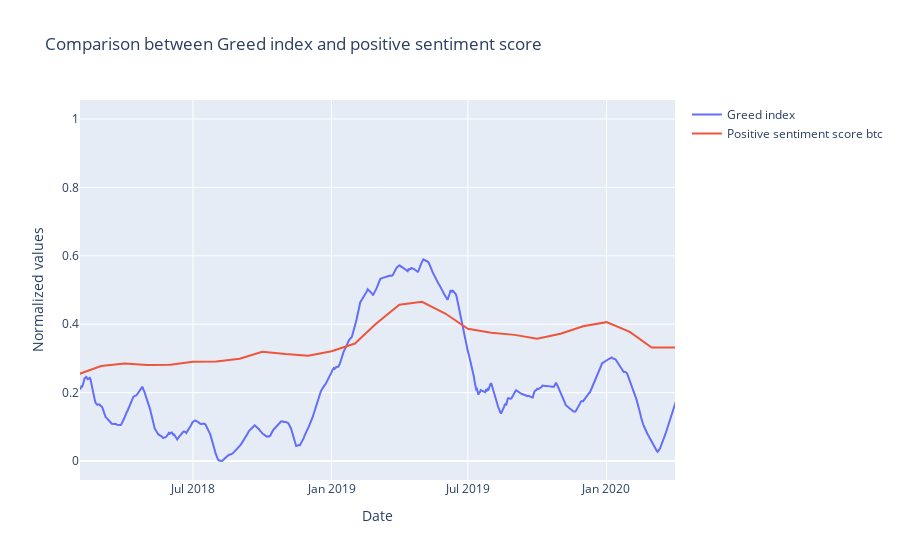

The code cell stored with this chart in its notebook:
### Code cell
greed_idx_data = go.Scatter(x=df.timestamp, y=normalize(df.value), name='Greed index')
layout = go.Layout(title='Comparison between greed index and the positive score of quotations', xaxis=dict(title='Date'))
fig = go.Figure(
    data=[greed_idx_data],
    layout=layout)
smoothed_pos_scores = gaussian_filter1d(normalize(pos_neg_comp['positive_score_btc'].values), sigma=1)
fig.add_trace(go.Scatter(x=pos_neg_comp.index, y=smoothed_pos_scores, name='Positive sentiment score btc'))
fig.update_xaxes(range=[datetime(2018,2,1), datetime(2020,4,1)])
fig.update_layout(
  title="Comparison between Greed index and positive sentiment score",
  xaxis_title="Date",
  yaxis_title="Normalized values",
  )
fig.show()

### Figure 1 — Plotly figure (JSON) as saved in the notebook; plotly's stock layout.template omitted (floating-point values rounded to 4 significant figures; data arrays with more than 128 entries replaced by an {"elided": "..."} marker saying what was removed)
{"data": [{"name": "Greed index", "type": "scatter", "x": {"elided": "1373 str values"}, "y": {"elided": "1373 float values"}}, {"name": "Positive sentiment score btc", "type": "scatter", "x": ["2015-01", "2015-02", "2015-03", "2015-04", "2015-05", "2015-06", "2015-07", "2015-08", "2015-09", "2015-10", "2015-11", "2015-12", "2016-01", "2016-02", "2016-03", "2016-04", "2016-05", "2016-06", "2016-07", "2016-08", "2016-09", "2016-10", "2016-11", "2016-12", "2017-01", "2017-02", "2017-03", "2017-04", "2017-05", "2017-06", "2017-07", "2017-08", "2017-09", "2017-10", "2017-11", "2017-12", "2018-01", "2018-02", "2018-03", "2018-04", "2018-05", "2018-06", "2018-07", "2018-08", "2018-09", "2018-10", "2018-11", "2018-12", "2019-01", "2019-02", "2019-03", "2019-04", "2019-05", "2019-06", "2019-07", "2019-08", "2019-09", "2019-10", "2019-11", "2019-12", "2020-01", "2020-02", "2020-03", "2020-04"], "y": [0.4111, 0.4689, 0.5002, 0.4946, 0.5075, 0.5004, 0.481, 0.4477, 0.4035, 0.3846, 0.3701, 0.3455, 0.3402, 0.3803, 0.4296, 0.4343, 0.5121, 0.5888, 0.4624, 0.3661, 0.4628, 0.5518, 0.4765, 0.3584, 0.2714, 0.3002, 0.3529, 0.362, 0.3479, 0.3329, 0.3436, 0.3573, 0.3315, 0.3107, 0.3146, 0.2973, 0.2616, 0.2553, 0.2779, 0.2851, 0.2808, 0.2816, 0.2899, 0.2912, 0.2989, 0.3193, 0.3127, 0.3081, 0.321, 0.3434, 0.4011, 0.4571, 0.4657, 0.4312, 0.3865, 0.3751, 0.3688, 0.3578, 0.372, 0.3941, 0.406, 0.3775, 0.3317, 0.3321]}], "layout": {"title": {"text": "Comparison between Greed index and positive sentiment score"}, "xaxis": {"range": ["2018-02-01T00:00:00", "2020-04-01T00:00:00"], "title": {"text": "Date"}}, "yaxis": {"title": {"text": "Normalized values"}}}}
